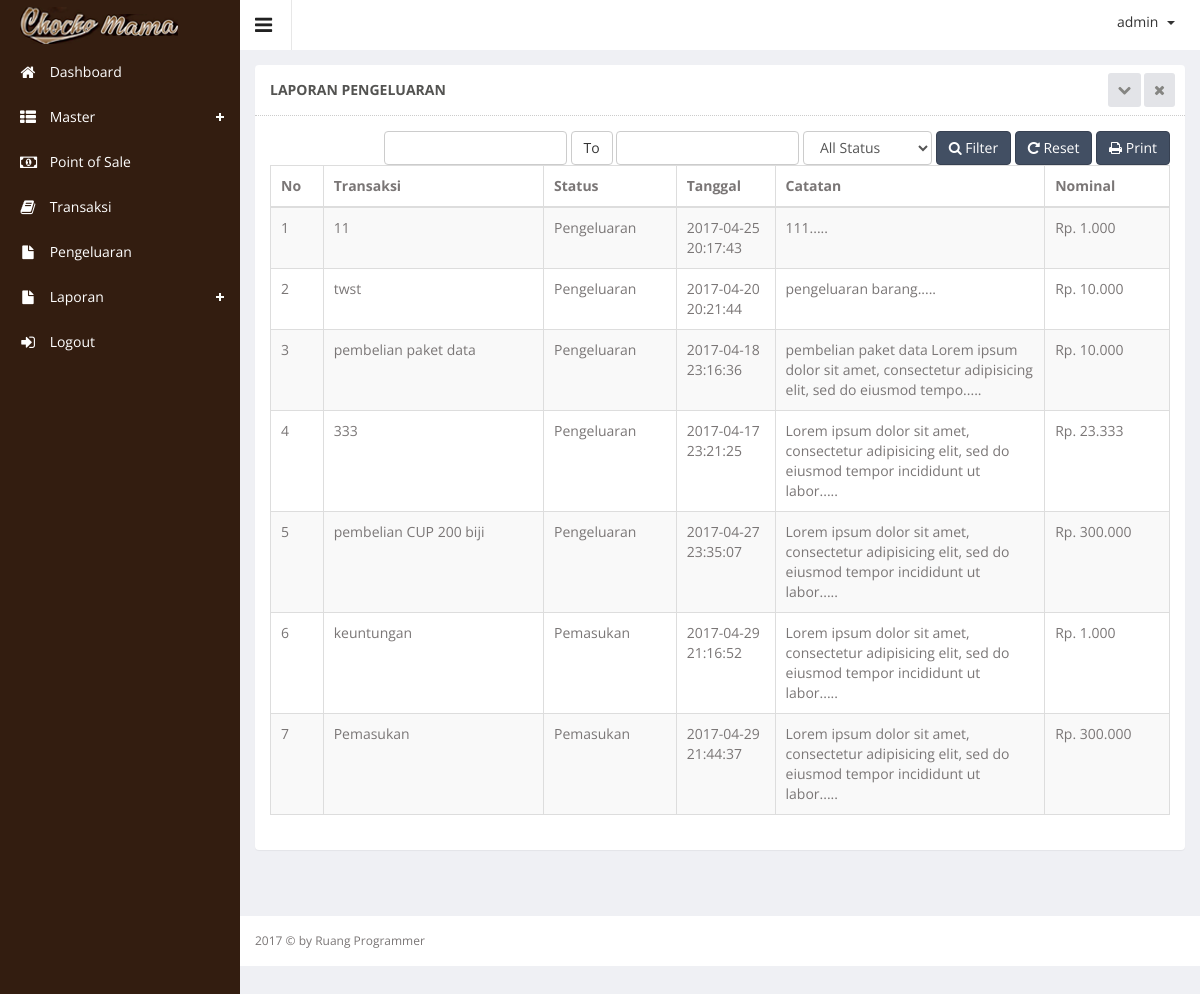
The page /index.php?hal=master/laporan_pengeluaran/list (signed in) on the database its author committed.
### tables this page shows
CREATE TABLE IF NOT EXISTS `note` (
`note_id` int(11) NOT NULL,
  `note_name` varchar(250) DEFAULT NULL,
  `note_status` enum('k','m') DEFAULT NULL,
  `note_price` int(11) DEFAULT NULL,
  `note_desc` text,
  `note_date` datetime DEFAULT NULL
);

### master/laporan_pengeluaran/list.php (the view, shortened to what this page needs)
<?php
    $sql="SELECT * FROM
                     `note`
                         ";
    $resultCatatan =mysql_query($sql);
?>
<div class="wrapper">
    <div class="row">
        <div class="col-sm-12">
            <section class="panel">
                <header class="panel-heading">
                    Laporan Pengeluaran
                    <span class="tools pull-right">
                        <a href="javascript:;" class="fa fa-chevron-down"></a>
                        <a href="javascript:;" class="fa fa-times"></a>
                     </span>
                </header>
                <div class="panel-body">
                    <div class="adv-table editable-table ">
                        <div class="clearfix">
 <form method="post" action="http://kasir.ruangprogrammer.com/master/laporan_pengeluaran/print.php" target="_blank">
                    <div class="btn-group pull-right">
                         <button type="submit" name="print" class="btn btn-primary">
                            <i class="fa fa-print"></i>   Print
                        </button>
                    </div>
                </form>
                    <form class="form-inline pull-right" role="form" method="POST" action="index.php?hal=master/laporan_pengeluaran/list">
                            <div class="form-group custom-date-range" data-date="13/07/2013" data-date-format="mm/dd/yyyy">
                                        <input type="text" class="form-control dpd1" name="from">
                                                <button class="btn btn-default" type="button">To</button>
                                        <input type="text" class="form-control dpd2" name="to">
                            </div>
                            <div class="form-group">
                                         <select name="filterStatus" class="form-control">
                                                    <option value="">All Status</option>
                                            </select>
                            </div>
                            <div class="form-group">
                                <button class="btn btn-primary" type="submit" name="filter"><i class="fa fa-search"></i> Filter</button>
                            </div>
                            <div class="form-group">
                            <a href="index.php?hal=master/laporan_pengeluaran/list">
                                <button class="btn btn-primary" type="submit" name="resetFilter"><i class="fa fa-repeat"></i> Reset</button>
                            </a>
                            </div>
                    </form>
                    </div>
                            <div id="laporan_pengeluaran">
                                <table class="table table-striped table-hover table-bordered" id="editable-sample">
                                    <thead>
                                    <tr>
                                        <th>No</th>
                                        <th>Transaksi</th>
                                        <th>Status</th>
                                        <th width="11%">Tanggal</th>
                                        <th width="30%">Catatan</th>
                                        <th>Nominal</th>
                                    </tr>
                                    </thead>
                                    <tbody>
                                    <?php
                                    $no = 1;
                                    while ($rowCatatan = mysql_fetch_array($resultCatatan)) {
                                        ?>
                                        <tr class="">
                                            <td><?php echo $no++; ?></td>
                                            <td><?php echo $rowCatatan['note_name']; ?></td>
                                            <td>
                                                <?php
                                                if ($rowCatatan['note_status'] == 'k') {
                                                    echo "Pengeluaran";
                                                } else {
                                                    echo "Pemasukan";
                                                }
                                                ?>
                                            </td>
                                            <td><?php echo $rowCatatan['note_date']; ?></td>
                                            <td>
                                                <?php
                                                $deskripsi = substr($rowCatatan['note_desc'], 0, 100);
                                                echo $deskripsi;
                                                echo ".....<br>";
                                                ?>
                                            </td>
                                            <td> Rp. <?php echo number_format($rowCatatan['note_price'], 0, ',', '.'); ?>
                                            </td>
                                        </tr>
                                    <?php } ?>
                                    </tbody>
                                </table>
                            </div>
                        </div>
                    </div>
            </section>
        </div>
    </div>
</div>

### rows shown on the page
note: note_name "11", note_status "Pengeluaran", note_date "2017-04-25 20:17:43", note_desc "111", note_price "1.000"
note: note_name "twst", note_status "Pengeluaran", note_date "2017-04-20 20:21:44", note_desc "pengeluaran barang", note_price "10.000"
note: note_name "pembelian paket data", note_status "Pengeluaran", note_date "2017-04-18 23:16:36", note_desc "pembelian paket data Lorem ipsum dolor sit amet, consectetur adipisicing elit, sed do eiusmod tempo", note_price "10.000"
note: note_name "333", note_status "Pengeluaran", note_date "2017-04-17 23:21:25", note_desc "Lorem ipsum dolor sit amet, consectetur adipisicing elit, sed do eiusmod tempor incididunt ut labor", note_price "23.333"
note: note_name "pembelian CUP 200 biji", note_status "Pengeluaran", note_date "2017-04-27 23:35:07", note_desc "Lorem ipsum dolor sit amet, consectetur adipisicing elit, sed do eiusmod tempor incididunt ut labor", note_price "300.000"
note: note_name "keuntungan", note_status "Pemasukan", note_date "2017-04-29 21:16:52", note_desc "Lorem ipsum dolor sit amet, consectetur adipisicing elit, sed do eiusmod tempor incididunt ut labor", note_price "1.000"
note: note_name "Pemasukan", note_status "Pemasukan", note_date "2017-04-29 21:44:37", note_desc "Lorem ipsum dolor sit amet, consectetur adipisicing elit, sed do eiusmod tempor incididunt ut labor", note_price "300.000"

### other values the page prints
$_SESSION['username'] "admin"
